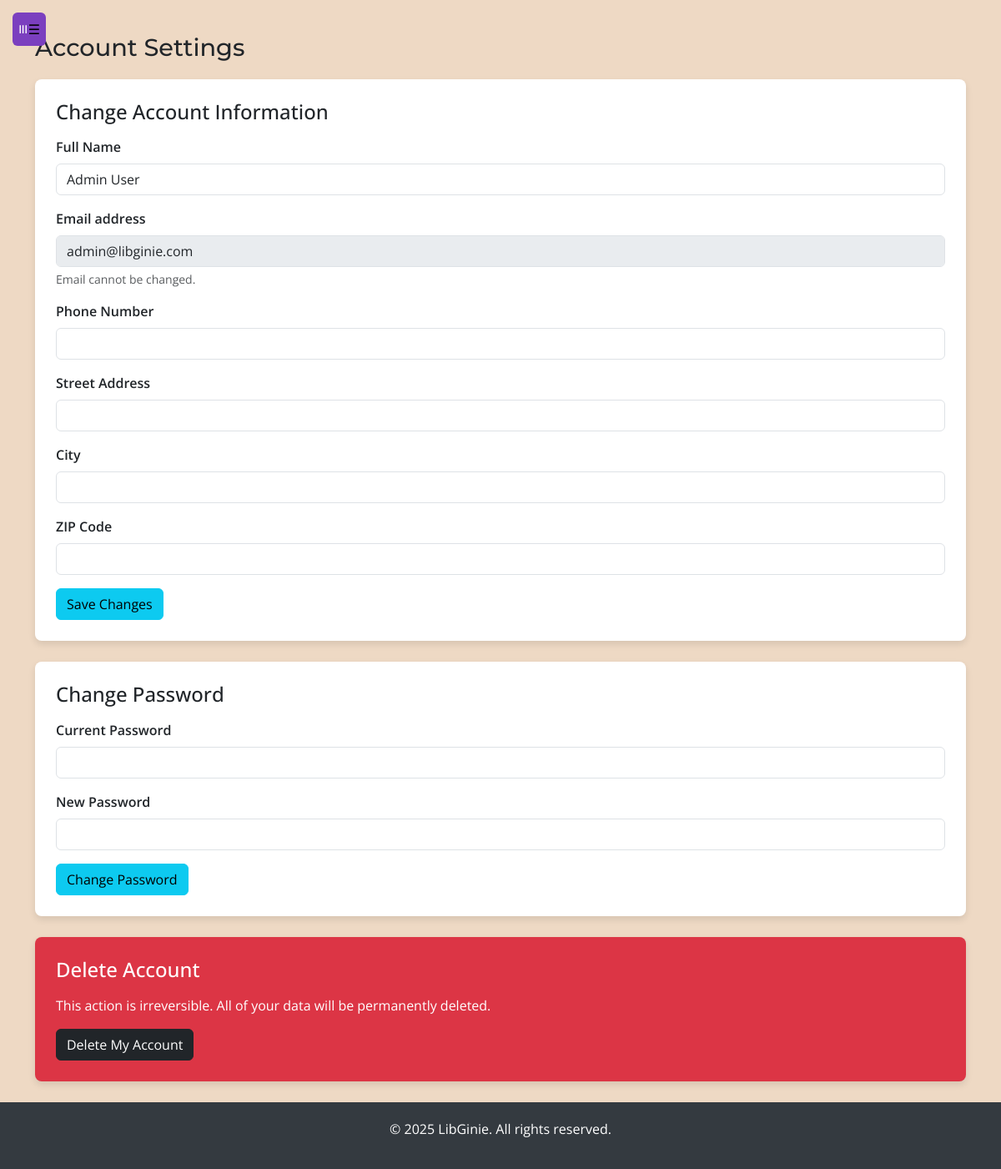
The app's page /pages/settings.php (signed in), older data.
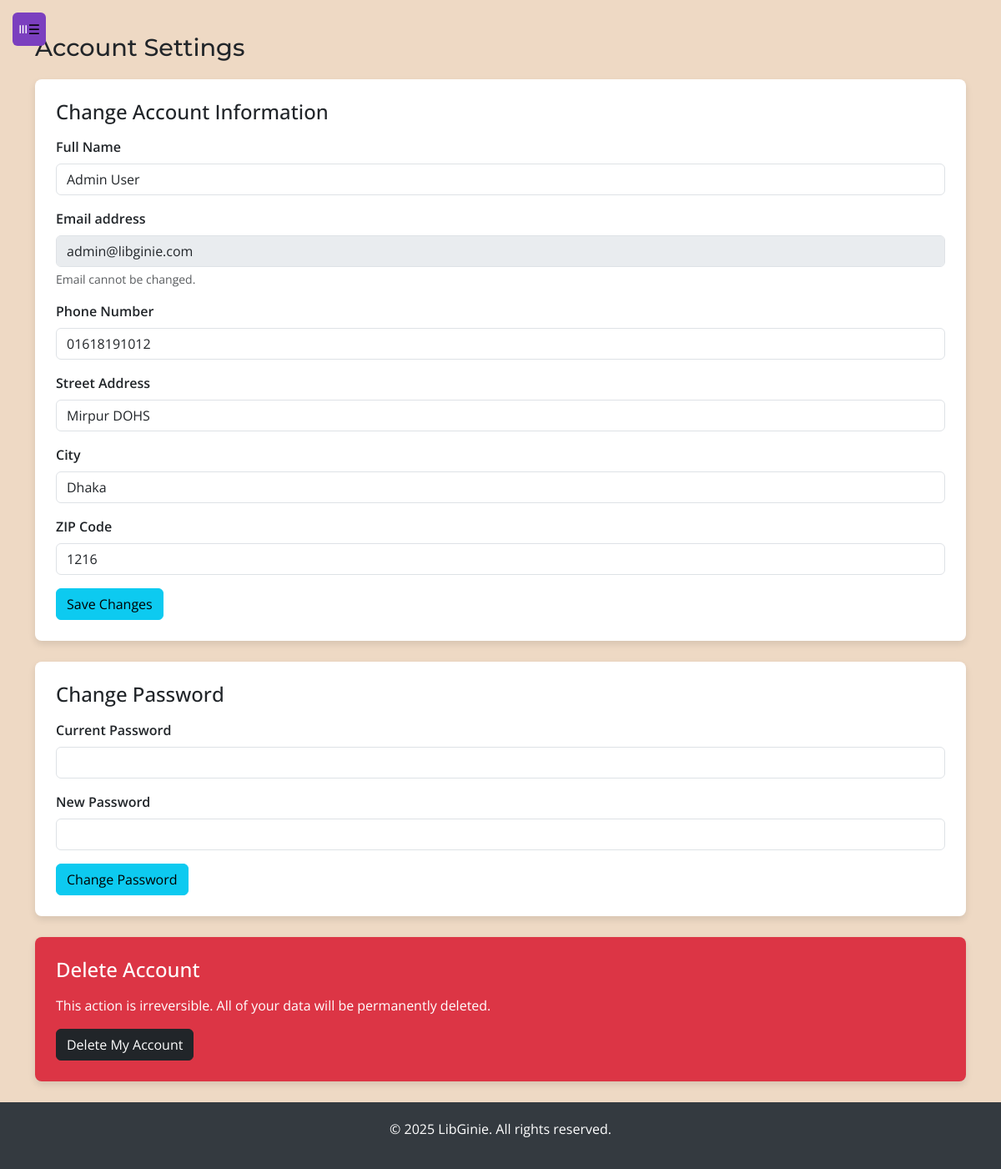
The same page, newer data.
### tables this page shows
CREATE TABLE IF NOT EXISTS Members (
    UserID INT PRIMARY KEY AUTO_INCREMENT,
    Name VARCHAR(100) NOT NULL,
    Email VARCHAR(100) UNIQUE NOT NULL,
    MembershipType VARCHAR(20) NOT NULL,
    PhoneNumber VARCHAR(20),
    Address_Street VARCHAR(150),
    Address_City VARCHAR(100),
    Address_ZIP VARCHAR(10)
);

### pages/settings.php (the view, shortened to what this page needs)
<?php
require_once '../backend/crud/db_config.php';
$user_id = $_SESSION['UserID'];
$user_info = null;
$sql_user = "SELECT * FROM Members WHERE UserID = ?";
$stmt_user = $con->prepare($sql_user);
$stmt_user->bind_param("i", $user_id);
$stmt_user->execute();
$result_user = $stmt_user->get_result();
if ($result_user->num_rows > 0) {
    $user_info = $result_user->fetch_assoc();
}
?>
<!DOCTYPE html>
<html lang="en">
<head>
    <link href="https://cdn.jsdelivr.net/npm/bootstrap@5.3.0/dist/css/bootstrap.min.css" rel="stylesheet" />
</head>
<body>
    <button class="sidebar-toggle-btn" onclick="toggleSidebar()">☰</button>
    <div class="content-wrapper">
        <main class="container mt-4">
            <h3 class="section-title">Account Settings</h3>
            <div class="settings-card">
                <h4 class="mb-3">Change Account Information</h4>
                <form action="settings.php" method="POST">
                    <div class="mb-3">
                        <label for="name" class="form-label">Full Name</label>
                        <input type="text" class="form-control" id="name" name="name" value="<?php echo htmlspecialchars($user_info['Name'] ?? ''); ?>" required>
                    </div>
                    <div class="mb-3">
                        <label for="email" class="form-label">Email address</label>
                        <input type="email" class="form-control" id="email" name="email" value="<?php echo htmlspecialchars($user_info['Email'] ?? ''); ?>" disabled>
                        <div class="form-text">Email cannot be changed.</div>
                    </div>
                    <div class="mb-3">
                        <label for="phone" class="form-label">Phone Number</label>
                        <input type="text" class="form-control" id="phone" name="phone" value="<?php echo htmlspecialchars($user_info['PhoneNumber'] ?? ''); ?>">
                    </div>
                    <div class="mb-3">
                        <label for="street" class="form-label">Street Address</label>
                        <input type="text" class="form-control" id="street" name="street" value="<?php echo htmlspecialchars($user_info['Address_Street'] ?? ''); ?>">
                    </div>
                    <div class="mb-3">
                        <label for="city" class="form-label">City</label>
                        <input type="text" class="form-control" id="city" name="city" value="<?php echo htmlspecialchars($user_info['Address_City'] ?? ''); ?>">
                    </div>
                    <div class="mb-3">
                        <label for="zip" class="form-label">ZIP Code</label>
                        <input type="text" class="form-control" id="zip" name="zip" value="<?php echo htmlspecialchars($user_info['Address_ZIP'] ?? ''); ?>">
                    </div>
                    <button type="submit" class="btn btn-info">Save Changes</button>
                </form>
            </div>
            <div class="settings-card">
                <h4 class="mb-3">Change Password</h4>
                <form action="settings.php" method="POST">
                    <div class="mb-3">
                        <label for="current_password" class="form-label">Current Password</label>
                        <input type="password" class="form-control" id="current_password" name="current_password" required>
                    </div>
                    <div class="mb-3">
                        <label for="new_password" class="form-label">New Password</label>
                        <input type="password" class="form-control" id="new_password" name="new_password" required>
                    </div>
                    <button type="submit" class="btn btn-info">Change Password</button>
                </form>
            </div>
            <div class="settings-card bg-danger text-white">
                <h4 class="mb-3">Delete Account</h4>
                <p>This action is irreversible. All of your data will be permanently deleted.</p>
                <form action="settings.php" method="POST" onsubmit="return confirm('Are you sure you want to delete your account? This cannot be undone.');">
                    <button type="submit" class="btn btn-dark">Delete My Account</button>
                </form>
            </div>
        </main>
        <footer>
            <p>&copy; 2025 LibGinie. All rights reserved.</p>
        </footer>
    </div>
</body>
</html>

### pages/settings.php (style rules this page uses)
body { background-color: #eed9c4; margin: 0; font-family: 'Open Sans', sans-serif; transition: background-color 0.3s, color 0.3s; }
:root { --sidebar-width: 400px; }
.sidebar-toggle-btn { position: fixed; top: 15px; left: 15px; z-index: 1100; width: 40px; height: 40px; background-color: #7b3fbf; border: none; border-radius: 6px; cursor: pointer; display: flex; align-items: center; justify-content: center; }
.sidebar-toggle-btn::before { content: "≡"; color: white; font-size: 20px; transform: rotate(90deg); }
.content-wrapper { margin-left: var(--sidebar-width); transition: margin-left 0.3s; }
.sidebar.closed ~ .content-wrapper { margin-left: 0; }
.section-title { font-family: 'Montserrat', sans-serif; font-size: 1.8rem; margin: 40px 0 20px; }
footer { background: #343a40; color: white; padding: 20px; text-align: center; }
.settings-card { background: #fff; padding: 25px; border-radius: 8px; box-shadow: 0 4px 8px rgba(0,0,0,0.1); margin-bottom: 25px; }
.form-label { font-weight: 600; }

Row changes from the older to the newer data that the page shows:
changed members "Admin User": phone (not shown) → "01618191012"; street (not shown) → "Mirpur DOHS"; city (not shown) → "Dhaka"; zip (not shown) → "1216"
